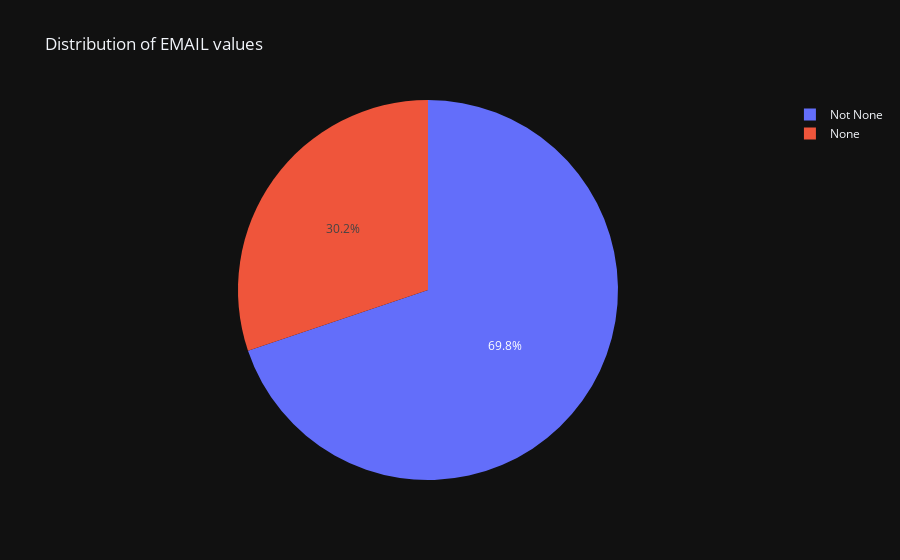

The notebook cell saved with this chart:
### Code cell
# Count None and Not None values
none_count = df['EMAIL'].isna().sum()
not_none_count = df['EMAIL'].notna().sum()

# Prepare data for pie chart
counts = [none_count, not_none_count]
labels = ['None', 'Not None']

# Create and show pie chart
fig = px.pie(values=counts, names=labels, title='Distribution of EMAIL values', template = "plotly_dark")
fig.show()

### Figure 1 — Plotly figure (JSON) as saved in the notebook; plotly's stock layout.template omitted (floating-point values rounded to 4 significant figures)
{"data": [{"domain": {"x": [0, 1], "y": [0, 1]}, "hovertemplate": "label=%{label}<br>value=%{value}<extra></extra>", "labels": ["None", "Not None"], "legendgroup": "", "name": "", "showlegend": true, "type": "pie", "values": [17077, 39502]}], "layout": {"legend": {"tracegroupgap": 0}, "title": {"text": "Distribution of EMAIL values"}}}
